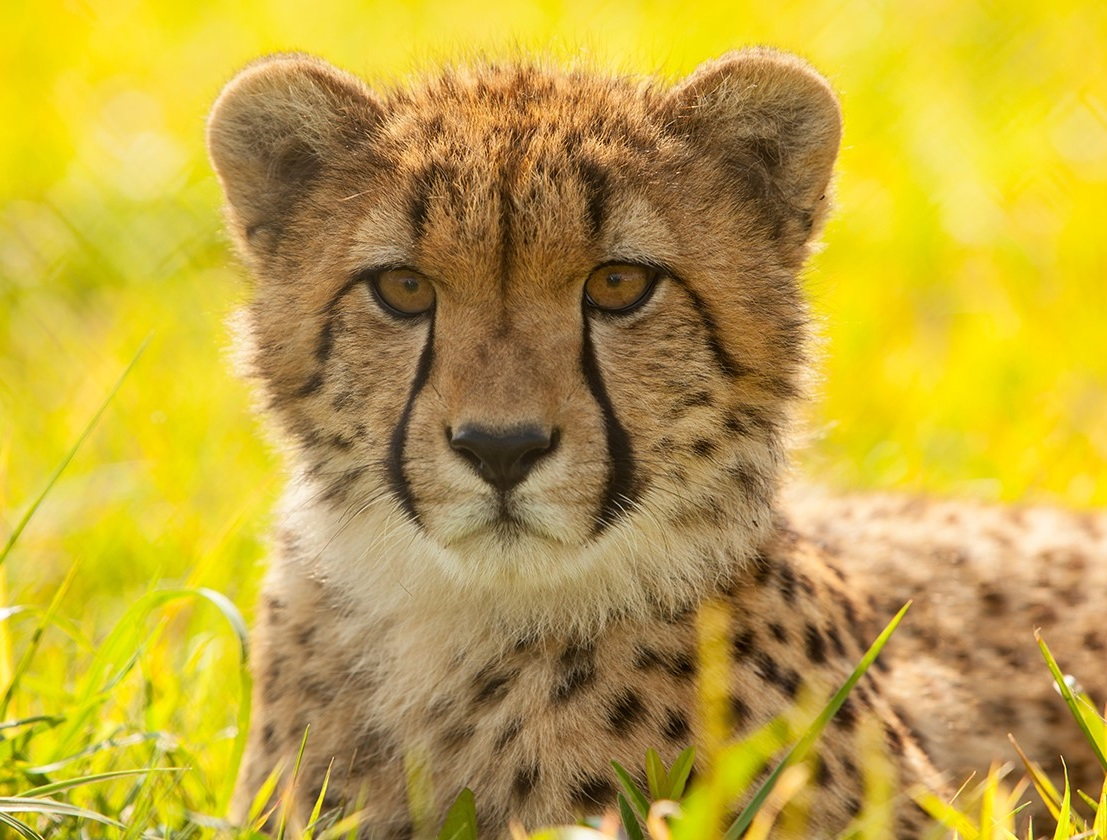
%> input picture HW/assgn6/data/cheetah.jpg, 1107 x 840 px
$ octave main.m   (GNU Octave 9; MATLAB toolbox functions it lacks are replaced by stand-ins)
%> lines starting %> are read from the running program, lines starting %| are printed output that depends on the picture
### HW/assgn6/im2gray.m
function out=im2gray(im)
if size(im,3)>1
	out=im2double(rgb2gray(im));
else
	out=im2double(im);
end
end

### HW/assgn6/gauss1d.m
function out=gauss1d(sigma)
w=2*floor(ceil(7*sigma)/2)+1;
xx=-(w-1)/2:(w-1)/2;
out=(1/(sqrt(2*pi)*sigma)).*exp(-(xx.^2)/(2*sigma^2));
end

### HW/assgn6/gauss2d.m
function out=gauss2d(sigma)
w=2*floor(ceil(7*sigma)/2)+1;
[xx,yy]=meshgrid(-(w-1)/2:(w-1)/2,-(w-1)/2:(w-1)/2);
out=(1/(2*pi*sigma^2)).*exp(-(xx.^2+yy.^2)/(2*sigma^2));
end

### HW/assgn6/main.m
I1 = imread('./data/cheetah.jpg');
%> I1 is the input picture: size 840x1107x3 uint8; mean R, G, B 190.8, 163.8, 62.2
I2 = imread('./data/tiger.jpg');
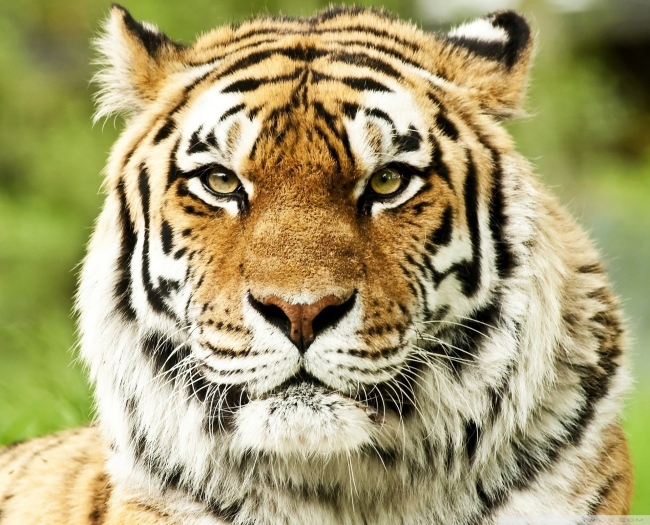
%> input picture HW/assgn6/data/tiger.jpg, 1300 x 1050 px (shown at 1/2 size)
%> I2 is the input picture: size 1050x1300x3 uint8; mean R, G, B 165.1, 156.6, 110.7
I1 = im2gray(I1);
I2 = im2gray(I2);
%> in im2gray (call 2), `out=im2double(rgb2gray(im));`:
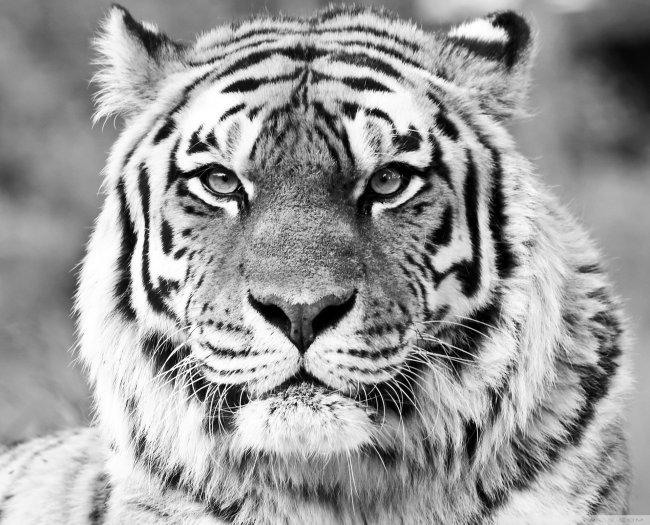
%> out: size 1050x1300 double (shown at 1/2 size); min 0, max 1, mean 0.604
sigma1 = 2;
sigma2 = 5;
G1d1 = gauss1d(sigma1);
G1d2 = gauss1d(sigma2);
[h1,w1] = freqz(G1d1);
[h2,w2] = freqz(G1d2);
figure
hold on
plot(w1/pi,abs(h1),'.-')
plot(w1/pi,1-abs(h1),'.-')
plot(w1/pi,abs(h2),'.-')
plot(w1/pi,1-abs(h2),'.-')
grid on
xlabel('Normalized frequency')
legend(sprintf('low-pass \\sigma = %0.1f',sigma1),sprintf('high-pass \\sigma = %0.1f',sigma1),sprintf('low-pass \\sigma = %0.1f',sigma2),sprintf('high-pass \\sigma = %0.1f',sigma2))
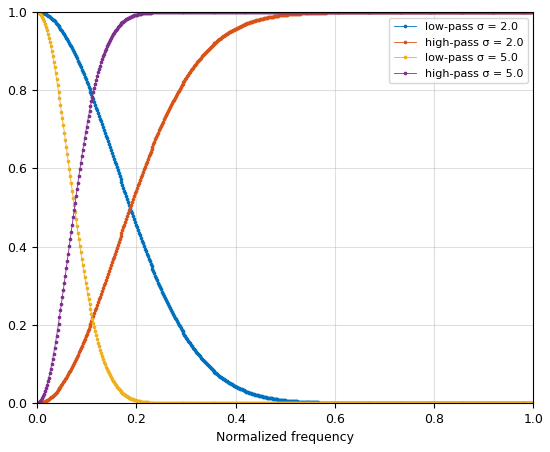
%> figure redrawn from the program's plot data; curve peaks at x = 0, y = 1; curve peaks at x = 0.703, y = 1; curve peaks at x = 0.576, y = 1

I1 = imresize(I1,[480 640]);
%> I1: size 480x640 double
I2 = imresize(I2,[480 640]);
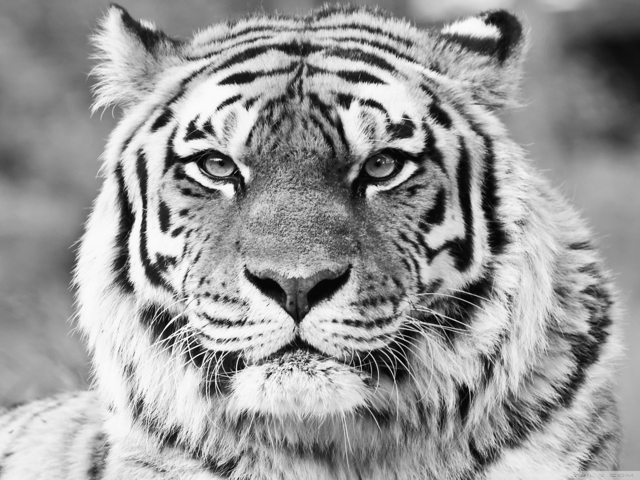
%> I2: size 480x640 double; min -0.0287, max 1.02, mean 0.604; drawn with min black and max white
sigma1 = 2;
sigma2 = 5;
G2d1 = gauss2d(sigma1);
G2d2 = gauss2d(sigma2);
I_hybrid1 = conv2(I1,G2d1,'same')+(I2-conv2(I2,G2d1,'same'));
I_hybrid2 = conv2(I1,G2d2,'same')+(I2-conv2(I2,G2d2,'same'));
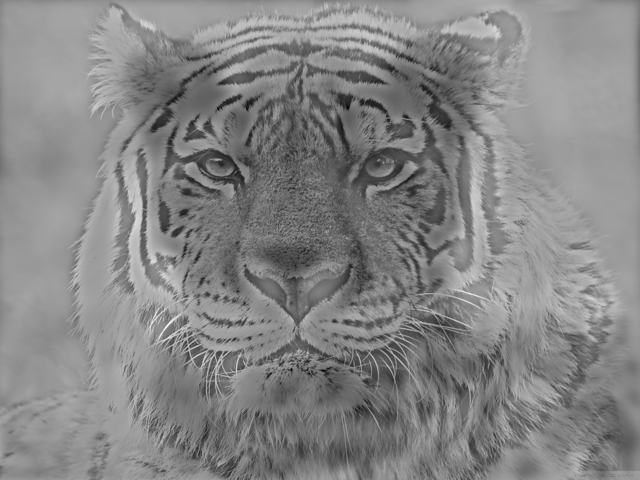
%> I_hybrid2: size 480x640 double; min -0.363, max 1.52, mean 0.627; drawn with min black and max white
figure
imshow(I_hybrid1)
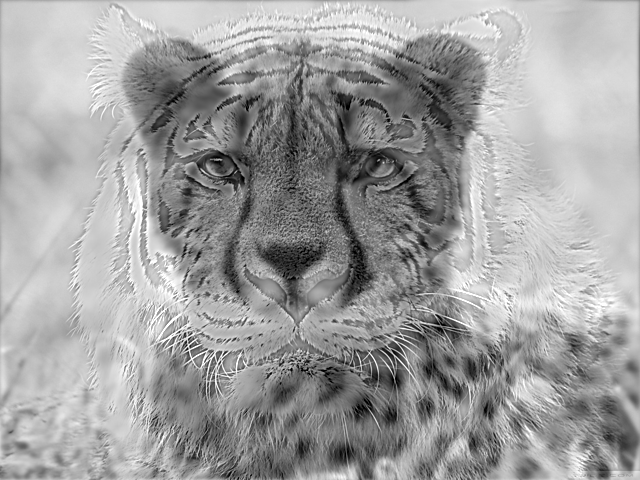
%> displayed picture: size 480x640, on the screen's scale of 0 to 255; min 0, max 255, mean 160.1
title(sprintf('hybrid image \\sigma = %0.1f',sigma1))
figure
imshow(I_hybrid2)
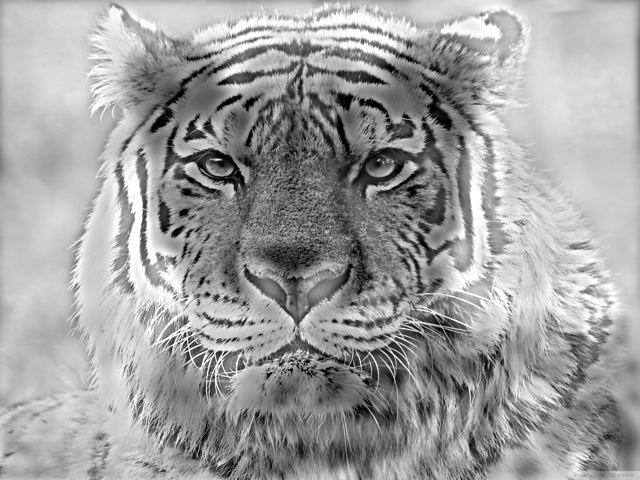
%> displayed picture: size 480x640, on the screen's scale of 0 to 255; min 0, max 255, mean 159.7
title(sprintf('hybrid image \\sigma = %0.1f',sigma2))
